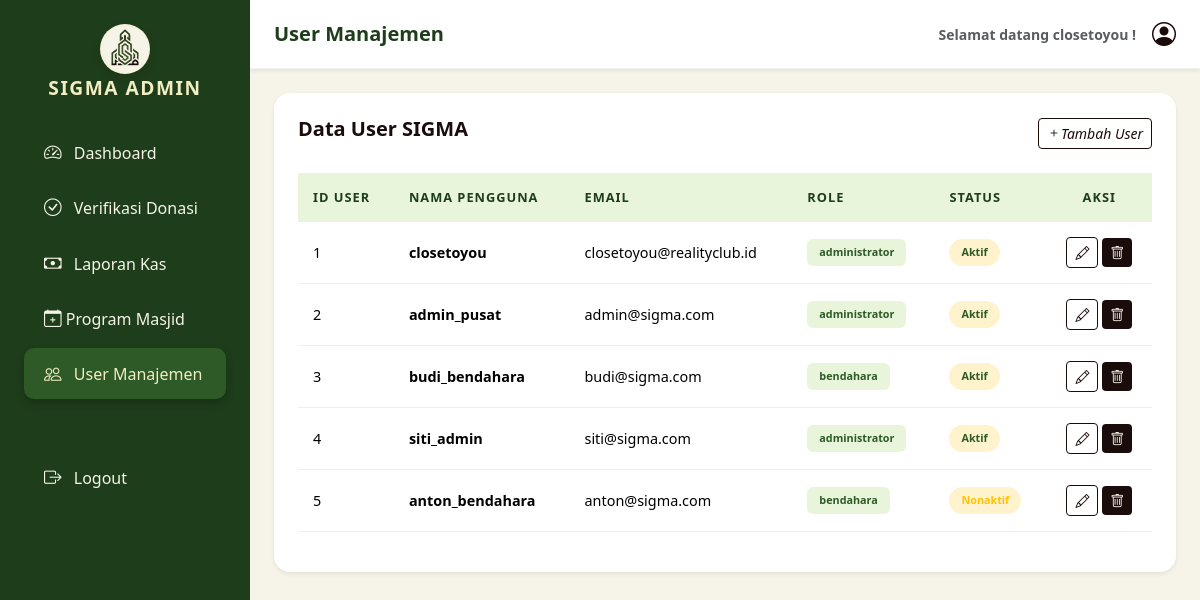
The page /user.php (signed in) on the database its author committed.
### tables this page shows
CREATE TABLE `user` (
  `userID` int(11) NOT NULL,
  `username` varchar(100) NOT NULL,
  `password` varchar(100) NOT NULL,
  `email` varchar(225) NOT NULL,
  `role` enum('administrator','bendahara') NOT NULL,
  `status` enum('nonaktif','aktif') NOT NULL DEFAULT 'nonaktif'
);

### user.php (the view, shortened to what this page needs)
<?php
include "koneksi.php";
    $queryUser = mysqli_query($connect, "SELECT username from user where userID = '{$_SESSION['userID']}'" );
    $user = mysqli_fetch_assoc($queryUser); $username = $user['username'];
    $query = mysqli_query($connect, "SELECT * from user");
?>
<!DOCTYPE html>
<html lang="en">
<head>
    <link href="https://cdn.jsdelivr.net/npm/bootstrap@5.3.8/dist/css/bootstrap.min.css" rel="stylesheet"
>
    <link rel="stylesheet" href="https://cdn.jsdelivr.net/npm/bootstrap-icons@1.11.3/font/bootstrap-icons.min.css">
    <link rel="stylesheet" href="style.css">
</head>
<body>
    <div class="dash-body d-flex" id="wrapper">
        <div class="sidebar" style="background-color: var(--hijau-tua); min-width: 250px; min-height: 100vh;">
            <div class="sidebar-heading text-center py-4 text-white">
                <div class="logo">
                    <img src="asset/SIGMA.png" height="40" class="mb-2"><br>
                </div>
                <b style="color: var(--cream);">SIGMA ADMIN</b>
            </div>
            <div class="list-group list-group-flush px-3">
                <nav class="list-group list-group-flush px-2">
                    <a href="dashboard.php" class="list-group-item list-group-item-action"><i
                            class="bi bi-speedometer2 me-2"></i>
                        Dashboard</a>
                    <a href="verifikasi.php" class="list-group-item list-group-item-action"><i
                            class="bi bi-check-circle me-2"></i>
                        Verifikasi Donasi</a>
                    <a href="kas.php" class="list-group-item list-group-item-action"><i class="bi bi-cash me-2"></i>
                        Laporan Kas</a>
                    <a href="program.php" class="list-group-item list-group-item-action"><i class="bi bi-calendar-plus"></i>
                        Program Masjid</a>
                    <a href="user.php" class="list-group-item list-group-item-action active-menu"><i
                            class="bi bi-people me-2"></i> User
                        Manajemen</a>
                    <a href="logout.php" class="list-group-item list-group-item-action mt-5 text-danger"><i
                            class="bi bi-box-arrow-right me-2"></i> Logout</a>
                </nav>
            </div>
        </div>
        <div id="page-content-wrapper" class="w-100" style="background-color: var(--putih);">
            <nav class="navbar navbar-expand-lg navbar-light bg-white py-3 px-4 shadow-sm">
                <h5 class="fw-bold m-0">User Manajemen</h5>
                <div class="ms-auto d-flex align-items-center">
                    <span class="me-3 small text-muted">Selamat datang <?=$username?> !</span>
                    <i class="bi bi-person-circle fs-4"></i>
                </div>
            </nav>
    <?php if(isset($_GET['aksi'])&& $_GET['aksi'] == 'editUser'):
        $id = $_GET['id'];
        $query = mysqli_query($connect, "SELECT * from user where userID = '$id'");
        $data = mysqli_fetch_assoc($query); ?>
            <div class="container-fluid p-4">
                <div class="bg-white p-4 rounded-4 shadow-sm">
                    <div class="d-flex justify-content-between align-items-center mb-4">
                        <h5 class="fw-bold">Data User SIGMA</h5>
                    </div>
                            <hr class="mb-4 opacity-10">
                            <form action="user.php?aksi=simpanUser&id=<?=$data['userID']?>" method="POST">
                                <div class="mb-3 row align-items-center">
                                    <label for="programID" class="col-sm-3 col-form-label fw-semibold">User ID</label>
                                    <div class="col-sm-9 text-end">
                                        <input type="text" readonly class="form-control-plaintext text-muted fw-bold"
                                            id="programID" value="<?= $data['userID']?>" style="text-align: right;">
                                    </div>
                                </div>
                                <div class="mb-3 row align-items-center">
                                    <label for="inputUsername" class="col-sm-3 col-form-label fw-semibold">Nama</label>
                                    <div class="col-sm-9">
                                        <input type="text" class="form-control rounded-pill px-3" name="username"
                                            id="inputUsername" value="<?=$data['username']?>">
                                    </div>
                                </div>
                                <div class="mb-3 row align-items-center">
                                    <label for="inputPassword" class="col-sm-3 col-form-label fw-semibold">Password</label>
                                    <div class="col-sm-9">
                                        <input type="password" class="form-control rounded-pill px-3" name="password" id="inputPassword" value="<?=$data['password']?>">
                                    </div>
                                </div>
                                <div class="mb-3 row align-items-center">
                                    <label for="inputEmail" class="col-sm-3 col-form-label fw-semibold">Email</label>
                                    <div class="col-sm-9">
                                        <input type="text" class="form-control rounded-pill px-3" name="email"
                                            id="inputEmail" value="<?=$data['email']?>">
                                    </div>
                                </div>
                                <div class="mb-4 row align-items-center">
                                    <label for="role"
                                        class="col-sm-3 col-form-label fw-semibold">Status</label>
                                    <div class="col-sm-9">
                                        <select class="form-select rounded-pill px-3" name="role"
                                            id="role" required>
                                            <option selected disabled value="">Pilih Role...</option>
                                            <option value="administrator" <?=($data['role'] == 'administrator')? 'selected': ''?>>Administrator</option>
                                            <option value="bendahara" <?=($data['role'] == 'bendahara')? 'selected': ''?>>Bendahara</option>
                                        </select>
                                    </div>
                                </div>
                                <div class="mb-4 row align-items-center">
                                    <label for="validationStatus"
                                        class="col-sm-3 col-form-label fw-semibold">Status</label>
                                    <div class="col-sm-9">
                                        <select class="form-select rounded-pill px-3" name="status"
                                            id="validationStatus" required>
                                            <option selected disabled value="">Pilih Status...</option>
                                            <option value="aktif" <?=($data['status'] == 'aktif')? 'selected': ''?>>Aktif</option>
                                            <option value="nonaktif" <?=($data['status'] == 'nonaktif')? 'selected': ''?>>Nonaktif</option>
                                        </select>
                                    </div>
                                </div>
                                <div class="d-flex justify-content-end gap-2 mt-4">
                                    <a href="user.php"><button type="button"
                                            class="btn btn-light rounded-pill px-4">Batal</button></a>
                                    <button type="submit"
                                            class="btn btn-success rounded-pill px-4 shadow-sm">Simpan
                                            Perubahan</button>
                                </div>
                            </form>
                    </div>
            </div>
    <?php else:?>
            <div class="container-fluid p-4">
                <div class="bg-white p-4 rounded-4 shadow-sm">
                    <div class="d-flex justify-content-between align-items-center mb-4">
                        <h5 class="fw-bold">Data User SIGMA</h5>
                        <?php if ($_SESSION['role'] == 'administrator'): ?>
                        <a href="user.php?aksi=inputUser"><button class="btn btn-sm btn-outline-dark"><i class="bi bi-plus">Tambah User</i></button></a>
                        <?php endif; ?>
                    </div>
                    <div class="table-responsive" style="max-height: 60vh; overflow-y: auto; scroll-behavior: smooth;">
                        <table class="table align-middle custom-admin-table">
                            <thead>
                                <tr>
                                    <th>ID User</th>
                                    <th>Nama Pengguna</th>
                                    <th>Email</th>
                                    <th>Role</th>
                                    <th>Status</th>
                                    <?php if ($_SESSION['role'] == 'administrator'): ?>
                                    <th class="text-center">Aksi</th>
                                    <?php endif; ?>
                                </tr>
                            </thead>
                            <tbody>
                            <?php while($data=mysqli_fetch_assoc($query)):?>
                                <tr>
                                    <td><?=$data['userID']?></td>
                                    <td><b><?=$data['username']?></b></td>
                                    <td><?=$data['email']?></td>
                                    <td><span class="badge bg-sage text-success"><?=$data['role']?></span></td>
                                    <td>
                                        <?php if ($data['status'] == 'aktif'): ?>
                                            <span class="badge bg-warning-subtle text-success rounded-pill">Aktif</span>
                                        <?php else: ?>
                                            <span class="badge bg-warning-subtle text-warning rounded-pill">Nonaktif</span>
                                        <?php endif; ?>
                                    </td>
                                    <?php if ($_SESSION['role'] == 'administrator'): ?>
                                    <td class="text-center">
                                        <a href="user.php?aksi=editUser&id=<?=$data['userID']?>"><button class="btn btn-sm btn-outline-dark"><i
                                                class="bi bi-pencil"></i></button></a>
                                        <a href="user.php?aksi=hapus&id=<?=$data['userID']?>"
                               onclick="return confirm('Hapus user ini?')"><button class="btn btn-sm btn-coklat"><i class="bi bi-trash"></i></button></a>
                                    </td>
                                    <?php endif; ?>
                                </tr>
                            <?php endwhile; ?>
                            </tbody>
                        </table>
                    </div>
                </div>
            </div>
        <?php endif;?>
        </div>
    </div>
</body>
</html>

### style.css (style rules this page uses)
:root { --coklat: #1B0C0C; --hijau-muda: #2d5a27; --hijau-tua: #1e3d1a; --cream: #F2EDC2; --sage: #E9F5DB; --putih: #F6F4E8; --h1-size: 32px; --h2-size: 24px; --h3-size: 18px; --h4-size: 16px; --h5-size: 14px; }
body { margin: 0; padding: 0; }
.navbar { background-color: var(--sage); }
span { font-family: 'Segoe UI', sans-serif; color: var(--hijau-tua); font-size: var(--h2-size); font-weight: 900; }
.dash-body { background-color: var(--putih); color: var(--coklat); overflow-x: hidden; }
.sidebar { background-color: var(--hijau-tua) !important; box-shadow: 4px 0 10px rgba(0, 0, 0, 0.1); transition: all 0.3s; }
.sidebar-heading b { letter-spacing: 1.5px; font-size: 1.2rem; }
.list-group-item { border: none !important; padding: 12px 20px !important; margin-bottom: 5px; border-radius: 10px !important; background-color: transparent !important; color: var(--putih) !important; font-weight: 500; transition: 0.3s; }
.list-group-item i { font-size: 1.1rem; }
.active-menu { background-color: var(--hijau-muda) !important; color: var(--cream) !important; box-shadow: 0 4px 8px rgba(0, 0, 0, 0.2); }
.custom-admin-table thead th { background-color: var(--sage); color: var(--hijau-tua); font-size: 0.8rem; text-transform: uppercase; letter-spacing: 1px; padding: 15px; border: none; }
.custom-admin-table tbody td { padding: 15px; font-size: 0.9rem; border-bottom: 1px solid #eee; }
.bg-sage { background-color: var(--sage) !important; }
.text-success { color: var(--hijau-muda) !important; }
.badge { padding: 8px 12px; font-weight: 600; }
.btn-coklat { background-color: var(--coklat) !important; color: var(--putih) !important; border: none; transition: 0.3s; }
.btn-outline-dark { border-color: var(--coklat); color: var(--coklat); }
.navbar { border-bottom: 1px solid rgba(0, 0, 0, 0.05); }
.navbar h5 { color: var(--hijau-tua); }
.logo { background-color: var(--putih); margin-left: auto; margin-right: auto; width: 50px; height: 50px; border-radius: 50%; border: 3px solid rgba(242, 237, 194, 0.3); box-shadow: 0 4px 10px rgba(0, 0, 0, 0.1); }

### rows shown on the page
user: username "closetoyou", userID "1", email "closetoyou@realityclub.id", role "administrator", status "Aktif"
user: userID "2", username "admin_pusat", email "admin@sigma.com", role "administrator", status "Aktif"
user: userID "3", username "budi_bendahara", email "budi@sigma.com", role "bendahara", status "Aktif"
user: userID "4", username "siti_admin", email "siti@sigma.com", role "administrator", status "Aktif"
user: userID "5", username "anton_bendahara", email "anton@sigma.com", role "bendahara", status "Nonaktif"
